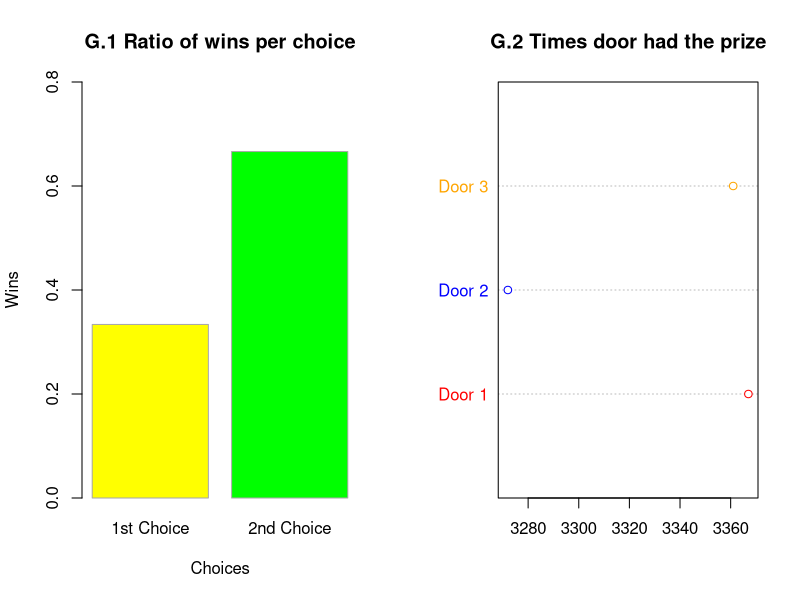

Here is the R script that generated this plot:
## ---- chunk 1
knitr::opts_chunk$set(echo = TRUE)
## ---- chunk 2
# Select how many times to run the experiment Ex. 10000
samples <- c(10000)

# Create vector to hold the possible doors from the monthy hall problem
door <- c("Door1","Door2", "Door3")

# How many times was the door with the car selected in the first try 
wins1 <- c(0)

# How many times was the door with the car selected after switching 
wins2 <- c(0)

# Initialize counters for each of the 3 doors
d1 <- d2 <- d3 <- 0

# Run experiment "samples" times
for (i in 1:samples)
{
  # Random door that contains the car
  car <- sample(door)[1]
  
  # First door selected by player
  choice1 <- sample(door)[1]
  
  # Reveal a GOAT!!!!!
  reveal <- sample(door[door != car & door != choice1])[1]
  
  # Second door selected by player
  choice2 <- sample(door[door != reveal & door != choice1])[1]
  
  # count wins 
  if (car == choice1) {wins1 = (wins1 + 1)}
  if (car == choice2) {wins2 = (wins2 + 1)}
  
  # count winning door
  if (car == "Door1") {d1 = d1 + 1}
  if (car == "Door2") {d2 = d2 + 1}
  if (car == "Door3") {d3 = d3 + 1}
}

# Plotable Data Frame 
win_data <- c(wins1/samples, wins2/samples)
l <- c(d1, d2, d3)

# Partition Graphical output
X <- par(mfrow = c(1,2))

# Barplots
barplot(win_data, width = 1, names.arg = c("1st Choice","2nd Choice"),
        xlab = "Choices", ylab = "Wins", main = "G.1 Ratio of wins per choice",
        col = c("yellow", "green") ,  border = "dark gray",ylim = c(0,0.8))

# Dotchart plot
dotchart(l, labels = c("Door 1","Door 2", "Door 3"), 
         main = "G.2 Times door had the prize", 
         col = c("red", "blue", "orange"))
